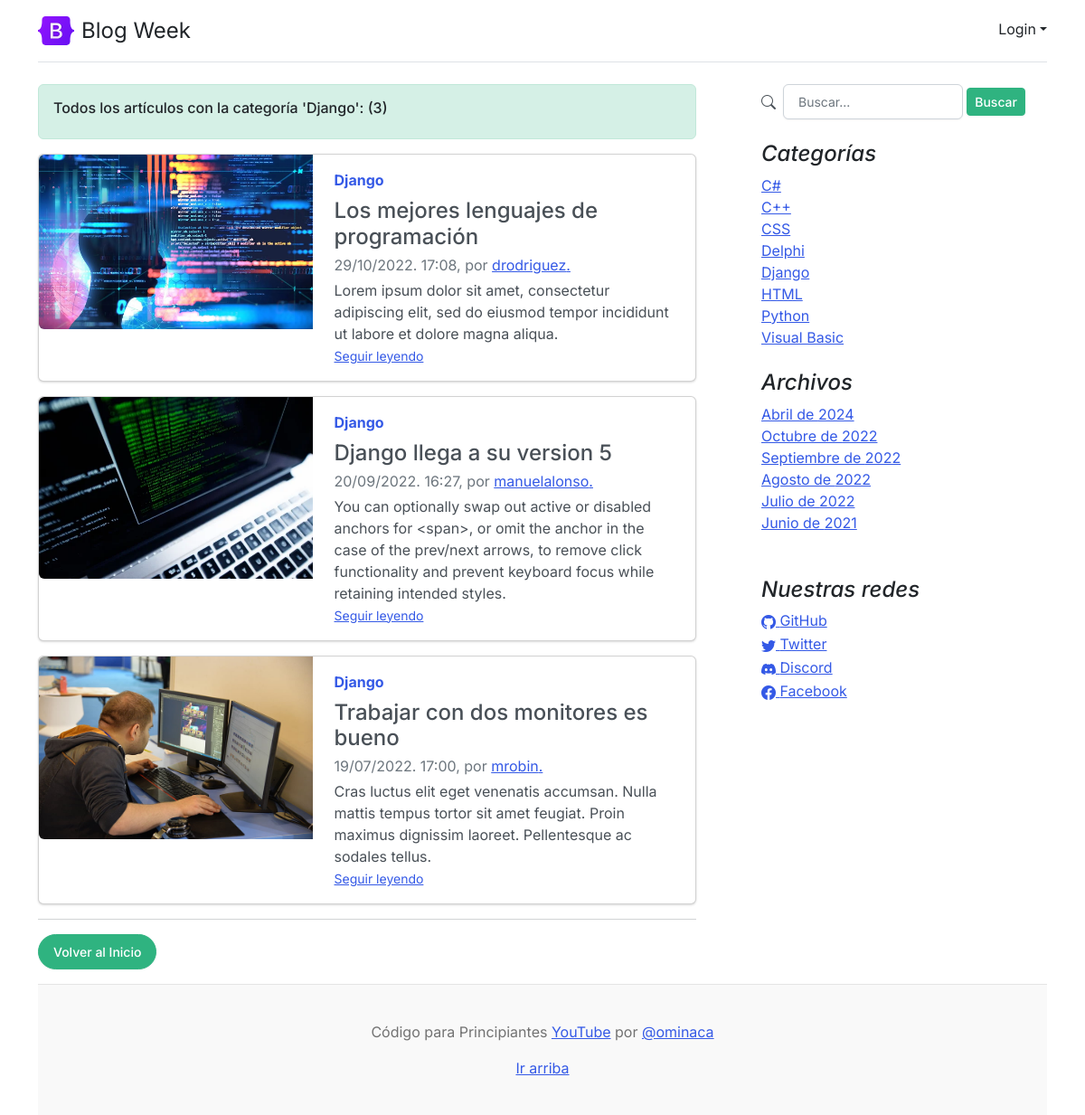
/category/?cat=2, run on the app's committed database.
### core/models.py (models this page shows, shortened)
class Post(models.Model):
	title = models.CharField(max_length=250, verbose_name='Título')
	excerpt = models.TextField(verbose_name='Entradilla')
	content = RichTextField(verbose_name='Contenido')
	image = models.ImageField(default='default.jpg',upload_to=profile_picture_path, verbose_name='Imagen')
	published = models.BooleanField(default=False, verbose_name='Publicado')
	category = models.ForeignKey(Category, on_delete=models.CASCADE, related_name='get_posts', verbose_name='Categoría')
	author = models.ForeignKey(User, on_delete=models.CASCADE, related_name='get_posts', verbose_name='Autor')
	tags = models.ManyToManyField(Tag, verbose_name='Etiquetas')
	likes = models.ManyToManyField(User, related_name='blog_posts', verbose_name='Me Gusta')
	created = models.DateTimeField(auto_now_add=True, verbose_name='Fecha de creación')
	updated = models.DateTimeField(auto_now=True, verbose_name='Fecha de modificación')
	class Meta:
		verbose_name = 'Publicación'
		verbose_name_plural = 'Publicaciones'
		ordering = ['-created']

class Category (models.Model):
	name = models.CharField(max_length=200, unique=True, verbose_name='Nombre')
	active = models.BooleanField(default=True, verbose_name='Activo')
	created = models.DateTimeField(auto_now_add=True, verbose_name='Fecha de creación')
	updated = models.DateTimeField(auto_now=True, verbose_name='Fecha de modificación')
	class Meta:
		verbose_name = 'Categoría'
		verbose_name_plural = 'Categorías'
		ordering = ['name']
	def __str__(self):
		return self.name

class Link(models.Model):
	key = models.CharField(max_length=100, verbose_name='Key Link')
	name = models.CharField(max_length=120, verbose_name='Red Social')
	url = models.URLField(max_length=350, blank=True, null=True, verbose_name='Enlace')
	icon = models.CharField(max_length=100, blank=True, null=True, verbose_name='Icono')
	created = models.DateTimeField(auto_now_add=True, verbose_name='Fecha de creación')
	updated = models.DateTimeField(auto_now=True, verbose_name='Fecha de modificación')
	class Meta:
		verbose_name = 'Red Social'
		verbose_name_plural = 'Redes Sociales'
		ordering = ['name']

### core/views.py (the view)
# urls.py: path('category/', CategoryListView.as_view(), name='category'),
class CategoryListView(ListView):
    model:Category
    template_name='core/category.html'
    def get_queryset(self):
        category_id=self.request.GET['cat']
        if category_id:
            return Post.objects.filter(category=category_id, published=True)
        return super().get_queryset()
    def get_context_data(self, **kwargs):
        context=super(CategoryListView,self).get_context_data(**kwargs)
        context['category']=Category.objects.get(id=self.request.GET['cat'])
        return context

### core/processors.py (called while the page is built)
def ctx_dic_about(request):
	ctx_about = {}
	ctx_about['ABOUT'] = About.objects.latest('created')
	return ctx_about

def ctx_dic_category(request):
	ctx_category = {}
	ctx_category['categories'] = Category.objects.filter(active=True)
	return ctx_category

def ctx_dic_history(request):
	ctx_history = {}
	ctx_history['dates'] = Post.objects.dates('created', 'month', order='DESC').distinct()
	return ctx_history

def ctx_dic_link(request):
	ctx_link = {}
	links = Link.objects.all()
	for link in links:
		ctx_link[link.key] = {'url':link.url, 'icon':link.icon}
	return ctx_link

### templates/core/category.html
{% extends 'core/base.html' %}
{% load static %}
{% block content %}
{% for post in post_list %}
    {%if forloop.first%}
        <div class="alert alert-success" role="alert">
            <h6>Todos los artículos con la categoría '{{ category.name }}': ({{post_list|length}})</h6>
        </div>
    {%endif%}
    <div class="card mb-3">
        <div class="row g-0">
            <div class="col-md-5">
                <img src={{ post.image.url }} class="img-fluid rounded-start" alt="...">
            </div>
            <div class="col-md-7">
                <div class="card-body">
                    <strong class="d-inline-block mb-2 text-primary">{{ post.category }}</strong>
                    <h4 class="mb-0">{{ post.title }}</h4>
                    <div class="my-1 text-muted">{{ post.created|date:"d/m/Y. H:i" }}, por <a href={% url 'author' %}?aut={{post.author.id}}>{{ post.author }}.</a></div>
                    <p class="card-text mb-auto">{{ post.excerpt }}</p>
                    <p class="card-text"><small class="text-muted"><a href={% url 'post' post.id %}>Seguir leyendo</a></small></p>
                </div>
            </div>
        </div>
    </div>
{% empty %}
    <div class="alert alert-danger" role="alert">
        <h6>No existen artículos con la categoría: {{ category.name }}</h6>
    </div>
{% endfor %}
<hr>
{% if request.path != '/' %}
    <div class="my-3">
        <a class="btn btn-success rounded-pill" href={% url 'home' %}>Volver al Inicio</a>
    </div>
{% endif %}
{% endblock %}

### templates/core/base.html (shortened to what this page needs)
<!doctype html>
<html lang="es">
<head>
    <link rel="stylesheet" href="https://cdn.jsdelivr.net/npm/bootstrap-icons@1.9.1/font/bootstrap-icons.css">
    {% load static %}
    <link href={% static 'core/css/bootstrap.min.css' %} rel="stylesheet">
    <link href={% static 'core/css/blog.css' %} rel="stylesheet">
</head>
<body>
  <div class="container">
    <header class="d-flex flex-wrap justify-content-center py-3 mb-4 border-bottom">
      <a href="/admin/" class="d-flex align-items-center mb-3 mb-md-0 me-md-auto text-dark text-decoration-none">
        <img class="bi me-2" width="40" height="32" src={% static 'core/img/bootstrap-logo.svg' %}>
        <span class="fs-4">Blog Week</span>
      </a>
      <div class="dropdown text-end ms-5 mt-1">
        <a href="#" class="d-block link-dark text-decoration-none dropdown-toggle" id="dropdownUser1" data-bs-toggle="dropdown" aria-expanded="false">
            {% if user.is_authenticated  %}Bienvenid@ {{user.username}}{% else %}Login{% endif %}</a>
      </div>
    </header>
    <main class="mt-2">
      <section class="row g-5">
        <div class="col-md-8">
            {% block content %} {% endblock %}
        </div>
        <aside class="col-md-4">
          <div class="position-sticky" style="top: 2rem;">
            <div class="pt-0 px-4">
              <div class="mb-4">
                <div class="row">
                  <div class="col-md-12 search">
                    <form action="{% url 'search' %}" method="GET">
                        <div id="">
                          <div class="col-md-12 card-body d-flex align-items-center gap-1">
                            <i class="bi bi-search me-1"></i>
                            <input type="text" class="form-control" placeholder="Buscar..." name="search" value = "{{ request.GET.search }}">
                            <button type="submit" class="btn btn-sm btn-success">Buscar</button>
                          </div>
                        </div>
                    </form>
                  </div>
                </div>
              </div>
              <h4 class="fst-italic">Categorías</h4>
              <ol class="list-unstyled mb-0">
                {% for item in categories %}
                  <li><a href={% url 'category' %}?cat={{item.id}}>{{ item.name }}</a></li>
                {% endfor %}
              </ol>
            </div>
            <div class="p-4">
              <h4 class="fst-italic">Archivos</h4>
              <ol class="list-unstyled mb-0">
                {% for item in dates %}
                  <li>
                    {% if item.month == 4 %}<a href={% url 'dates' item.month item.year %}>Abril de {{ item.year }}</a>{% endif %}
                    {% if item.month == 6 %}<a href={% url 'dates' item.month item.year %}>Junio de {{ item.year }}</a>{% endif %}
                    {% if item.month == 7 %}<a href={% url 'dates' item.month item.year %}>Julio de {{ item.year }}</a>{% endif %}
                    {% if item.month == 8 %}<a href={% url 'dates' item.month item.year %}>Agosto de {{ item.year }}</a>{% endif %}
                    {% if item.month == 9 %}<a href={% url 'dates' item.month item.year %}>Septiembre de {{ item.year }}</a>{% endif %}
                    {% if item.month == 10 %}<a href={% url 'dates' item.month item.year %}>Octubre de {{ item.year }}</a>{% endif %}
                  </li>
                {% endfor %}
              </ol>
            </div>
            <div class="p-4">
              <h4 class="fst-italic">Nuestras redes</h4>
              <ol class="list-unstyled">
                {% if LINK_GITHUB.url %}
                  <li><a href={{ LINK_GITHUB.url }}><i class="{{ LINK_GITHUB.icon }}"></i> GitHub</a></li>
                {% endif %}
                {% if LINK_TWITTER.url %}
                  <li><a href={{ LINK_TWITTER.url }}><i class="{{ LINK_TWITTER.icon }}"></i> Twitter</a></li>
                {% endif %}
                {% if LINK_DISCORD.url %}
                  <li><a href={{ LINK_DISCORD.url }}><i class="{{ LINK_DISCORD.icon }}"></i> Discord</a></li>
                {% endif %}
                {% if LINK_FACEBOOK.url %}
                  <li><a href={{ LINK_FACEBOOK.url }}><i class="{{ LINK_FACEBOOK.icon }}"></i> Facebook</a></li>
                {% endif %}
              </ol>
            </div>
          </div>
        </aside>
      </section>
    </main>
    <footer class="blog-footer">
      <p>Código para Principiantes <a href="https://www.youtube.com/channel/UCojloc55DB6zD6zB7-kTWWQ">YouTube</a> por <a href="https://twitter.com/ominaca">@ominaca</a></p>
      <p>
        <a href="#">Ir arriba</a>
      </p>
    </footer>
  </div>
</body>
</html>

### core/static/core/css/blog.css (style rules this page uses)
.blog-footer { padding: 2.5rem 0; color: #727272; text-align: center; background-color: #f9f9f9; border-top: .05rem solid #e5e5e5; }
.blog-footer p:last-child { margin-bottom: 0; }
.bi { vertical-align: -.125em; fill: currentColor; }

### data on the page
Post: post_list "3", image (picture), category "Django", title "Los mejores lenguajes de programación", created "29/10/2022. 17:08", author "drodriguez", excerpt "Lorem ipsum dolor sit amet, consectetur adipiscing elit, sed do eiusmod tempor incididunt ut labore et dolore magna aliqua."
Category: name "Django"
Post: image (picture), category "Django", title "Django llega a su version 5", created "20/09/2022. 16:27", author "manuelalonso", excerpt "You can optionally swap out active or disabled anchors for <span>, or omit the anchor in the case of the prev/next arrows, to remove click functionality and prevent keyboard focus while retaining intended styles."
Post: image (picture), category "Django", title "Trabajar con dos monitores es bueno", created "19/07/2022. 17:00", author "mrobin", excerpt "Cras luctus elit eget venenatis accumsan. Nulla mattis tempus tortor sit amet feugiat. Proin maximus dignissim laoreet. Pellentesque ac sodales tellus."
Category: name "C#"
Category: name "C++"
Category: name "CSS"
Category: name "Delphi"
Category: name "HTML"
Category: name "Python"
Category: name "Visual Basic"

### other printed values
{{ item.year }} "2024"
{{ item.year }} "2022"
{{ item.year }} "2021"
